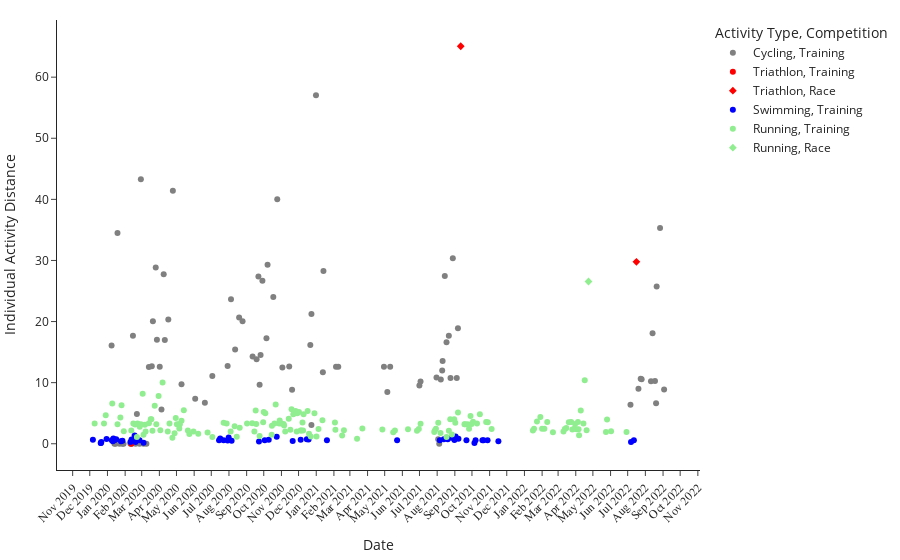

The code cell stored with this chart in its notebook:
### Code cell
scatter = px.scatter(
    Work,
    x = 'Date',
    y = 'Distance',
    hover_name = 'Title',
    color = 'Activity Type',
    color_discrete_map = colours,
    symbol='Competition'
)

scatter.update_layout(
    margin=dict(l=10, r=10, t=20, b=20),
    template = 'simple_white',
    yaxis_title = "Individual Activity Distance"
)

scatter.update_xaxes(tickangle=-45, 
                         tickfont=dict(family='Calibri', size=12),
                         dtick="M1"
)

### Figure 1 — Plotly figure (JSON) as saved in the notebook; plotly's stock layout.template omitted (floating-point values rounded to 4 significant figures; data arrays with more than 128 entries replaced by an {"elided": "..."} marker saying what was removed)
{"data": [{"hovertemplate": "<b>%{hovertext}</b><br><br>Activity Type=Cycling<br>Competition=Training<br>Date=%{x}<br>Distance=%{y}<extra></extra>", "hovertext": ["South Jordan Cycling", "Salt Lake City Cycling", "South Jordan Cycling", "South Jordan Cycling", "South Jordan Cycling", "South Jordan Cycling", "South Jordan Cycling", "South Jordan Cycling", "South Jordan Cycling", "South Jordan Cycling", "South Jordan Cycling", "Salt Lake City Cycling", "Salt Lake City Cycling", "Salt Lake City Cycling", "Salt Lake City Cycling", "Salt Lake City Cycling", "Salt Lake City Cycling", "Salt Lake City Cycling", "Salt Lake City Cycling", "Salt Lake City Cycling", "Salt Lake City Cycling", "Indoor Cycling", "Salt Lake City Cycling", "Salt Lake City Cycling", "Salt Lake City Cycling", "Salt Lake City Cycling", "Salt Lake City Cycling", "Salt Lake City Cycling", "Salt Lake City Cycling", "Salt Lake City Cycling", "Salt Lake City Cycling", "Salt Lake City Cycling", "Salt Lake City Cycling", "Luna County Cycling", "Luna County Cycling", "Luna County Cycling", "Luna County Cycling", "Salt Lake City Cycling", "Salt Lake City Cycling", "Salt Lake City Cycling", "Davis County Cycling", "Davis County Cycling", "Salt Lake City Cycling", "Salt Lake City Cycling", "Salt Lake City Cycling", "Salt Lake City Cycling", "Salt Lake City Cycling", "Salt Lake City Cycling", "Salt Lake City Cycling", "Salt Lake City Cycling", "Salt Lake City Cycling", "Salt Lake City Cycling", "Salt Lake City Cycling", "Salt Lake City Cycling", "Salt Lake City Cycling", "Salt Lake City Cycling", "Davis County Cycling", "Salt Lake City Cycling", "Salt Lake City Cycling", "Salt Lake City Cycling", "Salt Lake City Cycling", "Salt Lake City Cycling", "Salt Lake City Cycling", "Salt Lake City Cycling", "Salt Lake City Cycling", "Salt Lake City Cycling", "Salt Lake City Cycling", "Salt Lake City Cycling", "Salt Lake City Cycling", "Salt Lake City Cycling", "Indoor Cycling", "Indoor Cycling", "Salt Lake City Cycling", "Indoor Cycling", "Santa Barbara Cycling", "Indoor Cycling", "Farmington Cycling", "Indoor Cycling", "Indoor Cycling", "Indoor Cycling", "Indoor Cycling", "Indoor Cycling", "Luna County Cycling", "Indoor Cycling", "Indoor Cycling", "First Indoor Cycling Class @ The Gym"], "legendgroup": "Cycling, Training", "marker": {"color": "grey", "symbol": "circle"}, "mode": "markers", "name": "Cycling, Training", "orientation": "v", "showlegend": true, "type": "scatter", "x": ["2022-09-02T20:09:21", "2022-08-26T17:56:33", "2022-08-20T19:11:10", "2022-08-19T19:17:01", "2022-08-17T20:34:41", "2022-08-13T14:43:49", "2022-08-10T20:18:31", "2022-07-25T09:55:53", "2022-07-23T19:16:37", "2022-07-19T20:50:55", "2022-07-05T21:27:06", "2021-09-06T10:13:05", "2021-09-04T09:21:35", "2021-08-28T10:10:26", "2021-08-24T09:39:01", "2021-08-21T11:04:14", "2021-08-17T10:04:22", "2021-08-14T09:16:27", "2021-08-10T12:38:27", "2021-08-09T19:45:05", "2021-08-07T09:09:42", "2021-08-04T14:46:42", "2021-08-02T19:51:17", "2021-07-30T20:13:30", "2021-07-02T20:24:09", "2021-06-30T20:31:44", "2021-05-10T15:07:51", "2021-05-05T15:22:43", "2021-04-29T16:58:38", "2021-02-08T14:26:16", "2021-02-04T15:37:54", "2021-01-13T15:33:11", "2021-01-12T15:09:33", "2020-12-31T13:30:07", "2020-12-23T14:06:45", "2020-12-23T13:42:11", "2020-12-21T14:48:27", "2020-11-19T15:36:56", "2020-11-14T15:19:23", "2020-11-02T16:03:38", "2020-10-24T15:49:15", "2020-10-17T17:14:37", "2020-10-07T16:04:14", "2020-10-05T17:39:14", "2020-09-28T15:12:09", "2020-09-25T10:48:37", "2020-09-23T17:02:24", "2020-09-21T15:09:57", "2020-09-18T10:31:03", "2020-09-11T10:43:12", "2020-08-24T19:32:01", "2020-08-18T19:28:30", "2020-08-11T19:53:09", "2020-08-04T13:35:00", "2020-07-29T16:00:36", "2020-07-02T20:25:06", "2020-06-19T17:56:03", "2020-06-02T19:04:31", "2020-05-09T19:16:05", "2020-04-24T15:37:17", "2020-04-16T16:09:25", "2020-04-10T12:45:29", "2020-04-08T14:10:59", "2020-04-04T16:19:17", "2020-04-01T15:20:53", "2020-03-27T16:13:41", "2020-03-25T14:45:59", "2020-03-20T15:49:16", "2020-03-18T16:51:57", "2020-03-13T14:40:37", "2020-03-09T06:35:23", "2020-03-04T05:44:17", "2020-02-28T13:13:14", "2020-02-26T05:41:56", "2020-02-21T14:02:28", "2020-02-19T05:39:31", "2020-02-14T16:01:11", "2020-02-12T05:39:40", "2020-02-10T05:38:22", "2020-01-29T05:34:52", "2020-01-27T05:33:31", "2020-01-22T05:36:34", "2020-01-18T13:15:38", "2020-01-15T05:37:58", "2020-01-13T05:41:57", "2020-01-08T05:30:28"], "xaxis": "x", "y": [8.86, 35.3, 25.74, 6.62, 10.27, 18.07, 10.23, 10.56, 10.63, 9, 6.37, 18.92, 10.75, 30.36, 10.76, 17.68, 16.61, 27.46, 13.55, 11.99, 10.53, 0, 0.72, 10.86, 10.17, 9.54, 12.62, 8.46, 12.59, 12.61, 12.59, 28.27, 11.71, 57.02, 21.25, 3.06, 16.16, 8.83, 12.64, 12.46, 40.01, 24.01, 29.29, 17.28, 26.67, 14.52, 9.67, 27.38, 13.82, 14.29, 20.04, 20.65, 15.42, 23.64, 12.73, 11.1, 6.73, 7.36, 9.75, 41.41, 20.34, 16.98, 27.74, 5.62, 12.62, 17.04, 28.83, 20.05, 12.67, 12.58, 0, 0, 43.31, 0, 4.85, 0, 17.69, 0, 0, 0, 0, 0, 34.48, 0, 0, 16.1], "yaxis": "y"}, {"hovertemplate": "<b>%{hovertext}</b><br><br>Activity Type=Triathlon<br>Competition=Training<br>Date=%{x}<br>Distance=%{y}<extra></extra>", "hovertext": ["Multi-Sport"], "legendgroup": "Triathlon, Training", "marker": {"color": "red", "symbol": "circle"}, "mode": "markers", "name": "Triathlon, Training", "orientation": "v", "showlegend": true, "type": "scatter", "x": ["2020-02-11T16:48:43"], "xaxis": "x", "y": [0], "yaxis": "y"}, {"hovertemplate": "<b>%{hovertext}</b><br><br>Activity Type=Triathlon<br>Competition=Race<br>Date=%{x}<br>Distance=%{y}<extra></extra>", "hovertext": ["Summit County Multisport", "Syracuse Multisport"], "legendgroup": "Triathlon, Race", "marker": {"color": "red", "symbol": "diamond"}, "mode": "markers", "name": "Triathlon, Race", "orientation": "v", "showlegend": true, "type": "scatter", "x": ["2022-07-16T07:16:24", "2021-09-11T07:41:11"], "xaxis": "x", "y": [29.77, 65.06], "yaxis": "y"}, {"hovertemplate": "<b>%{hovertext}</b><br><br>Activity Type=Swimming<br>Competition=Training<br>Date=%{x}<br>Distance=%{y}<extra></extra>", "hovertext": ["Pool Swimming", "Pool Swimming", "Pool Swimming", "Swimming", "Pool Swimming", "Pool Swimming", "Pool Swimming", "Pool Swimming", "Pool Swimming", "Pool Swimming", "Pool Swimming", "Pool Swimming", "Pool Swimming", "Pool Swimming", "Pool Swimming", "Pool Swimming", "Pool Swimming", "Salt Lake City Swimming", "Pool Swimming", "Pool Swimming", "Pool Swimming", "Pool Swimming", "Pool Swimming", "Pool Swimming", "Pool Swimming", "Pool Swimming", "Pool Swimming", "Pool Swimming", "Pool Swimming", "Pool Swimming", "Pool Swimming", "Pool Swimming", "Pool Swimming", "Lap Swimming", "Lap Swimming", "Lap Swimming", "Lap Swimming", "Lap Swimming", "Lap Swimming", "Lap Swimming", "Lap Swimming", "Lap Swimming", "Lap Swimming", "Lap Swimming", "Lap Swimming", "Overstrand Open Water Swimming", "Aston Bay Open Water Swimming", "Aston Bay Open Water Swimming", "Aston Bay Open Water Swimming", "Lap Swimming"], "legendgroup": "Swimming, Training", "marker": {"color": "blue", "symbol": "circle"}, "mode": "markers", "name": "Swimming, Training", "orientation": "v", "showlegend": true, "type": "scatter", "x": ["2022-07-11T20:18:01", "2022-07-06T20:34:33", "2021-11-16T07:55:28", "2021-10-28T08:00:00", "2021-10-21T07:53:32", "2021-10-19T07:51:32", "2021-10-07T07:38:19", "2021-10-05T07:48:44", "2021-09-21T08:00:38", "2021-09-07T07:26:21", "2021-09-02T07:21:57", "2021-08-31T07:21:30", "2021-08-26T10:56:54", "2021-08-19T14:36:08", "2021-08-12T15:03:31", "2021-08-05T15:16:58", "2021-05-22T19:12:40", "2021-01-19T17:58:26", "2020-12-18T12:51:50", "2020-12-15T12:31:09", "2020-12-04T17:25:42", "2020-11-20T17:19:08", "2020-10-23T16:59:59", "2020-10-09T16:50:48", "2020-10-02T17:06:38", "2020-09-22T15:06:05", "2020-08-05T15:08:05", "2020-07-31T11:21:22", "2020-07-29T15:26:13", "2020-07-22T14:08:59", "2020-07-16T14:41:38", "2020-07-14T14:39:44", "2020-03-04T06:39:47", "2020-02-26T06:39:57", "2020-02-19T06:30:27", "2020-02-17T15:31:40", "2020-02-12T06:40:40", "2020-02-10T06:30:20", "2020-01-27T06:39:54", "2020-01-24T15:25:47", "2020-01-16T06:19:01", "2020-01-13T06:47:01", "2020-01-11T08:10:45", "2020-01-10T08:45:15", "2020-01-08T12:43:07", "2019-12-30T09:40:31", "2019-12-21T06:16:25", "2019-12-20T07:30:21", "2019-12-20T07:09:26", "2019-12-06T11:13:37"], "xaxis": "x", "y": [0.5682, 0.2841, 0.3977, 0.5682, 0.5682, 0.5682, 0.5682, 0.1136, 0.5682, 0.8239, 1.179, 0.5966, 0.9659, 0.7456, 0.7456, 0.5682, 0.5682, 0.5682, 0.6818, 0.7386, 0.6534, 0.4688, 1.165, 0.6534, 0.5824, 0.3728, 0.4972, 1.023, 0.5282, 0.5824, 0.8665, 0.5682, 0.1818, 0.5682, 0.2841, 1.364, 0.6818, 0.3068, 0.5114, 0.4091, 0.7386, 0.5795, 0.8523, 0.3977, 0.5909, 0.783, 0.3006, 0.1222, 0.1091, 0.6676], "yaxis": "y"}, {"hovertemplate": "<b>%{hovertext}</b><br><br>Activity Type=Running<br>Competition=Training<br>Date=%{x}<br>Distance=%{y}<extra></extra>", "hovertext": {"elided": "155 str values"}, "legendgroup": "Running, Training", "marker": {"color": "lightgreen", "symbol": "circle"}, "mode": "markers", "name": "Running, Training", "orientation": "v", "showlegend": true, "type": "scatter", "x": {"elided": "155 str values"}, "xaxis": "x", "y": {"elided": "155 float values"}, "yaxis": "y"}, {"hovertemplate": "<b>%{hovertext}</b><br><br>Activity Type=Running<br>Competition=Race<br>Date=%{x}<br>Distance=%{y}<extra></extra>", "hovertext": ["Salt Lake City Running"], "legendgroup": "Running, Race", "marker": {"color": "lightgreen", "symbol": "diamond"}, "mode": "markers", "name": "Running, Race", "orientation": "v", "showlegend": true, "type": "scatter", "x": ["2022-04-23T07:08:58"], "xaxis": "x", "y": [26.56], "yaxis": "y"}], "layout": {"legend": {"title": {"text": "Activity Type, Competition"}, "tracegroupgap": 0}, "margin": {"b": 20, "l": 10, "r": 10, "t": 20}, "xaxis": {"anchor": "y", "domain": [0, 1], "dtick": "M1", "tickangle": -45, "tickfont": {"family": "Calibri", "size": 12}, "title": {"text": "Date"}}, "yaxis": {"anchor": "x", "domain": [0, 1], "title": {"text": "Individual Activity Distance"}}}}
